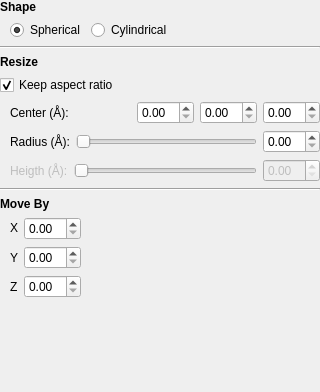
             <widget class="QWidget" name="spheEditPage">
              <property name="geometry">
               <rect>
                <x>0</x>
                <y>0</y>
                <width>320</width>
                <height>392</height>
               </rect>
              </property>
              <attribute name="label">
               <string>Edit Container</string>
              </attribute>
              <layout class="QVBoxLayout" name="verticalLayout_29">
               <property name="leftMargin">
                <number>0</number>
               </property>
               <property name="topMargin">
                <number>0</number>
               </property>
               <property name="rightMargin">
                <number>0</number>
               </property>
               <property name="bottomMargin">
                <number>0</number>
               </property>
               <item>
                <layout class="QVBoxLayout" name="verticalLayout_33">
                 <item>
                  <layout class="QVBoxLayout" name="verticalLayout_48">
                   <item>
                    <widget class="QLabel" name="label_5">
                     <property name="font">
                      <font>
                       <weight>75</weight>
                       <bold>true</bold>
                      </font>
                     </property>
                     <property name="text">
                      <string>Shape</string>
                     </property>
                    </widget>
                   </item>
                   <item>
                    <layout class="QHBoxLayout" name="horizontalLayout_105">
                     <item>
                      <spacer name="horizontalSpacer_41">
                       <property name="orientation">
                        <enum>Qt::Horizontal</enum>
                       </property>
                       <property name="sizeType">
                        <enum>QSizePolicy::Minimum</enum>
                       </property>
                       <property name="sizeHint" stdset="0">
                        <size>
                         <width>10</width>
                         <height>20</height>
                        </size>
                       </property>
                      </spacer>
                     </item>
                     <item>
                      <widget class="QRadioButton" name="spheRButton_2">
                       <property name="font">
                        <font>
                         <italic>false</italic>
                        </font>
                       </property>
                       <property name="text">
                        <string>Spherical</string>
                       </property>
                       <property name="checked">
                        <bool>true</bool>
                       </property>
                      </widget>
                     </item>
                     <item>
                      <widget class="QRadioButton" name="cylRButton_2">
                       <property name="font">
                        <font>
                         <italic>false</italic>
                        </font>
                       </property>
                       <property name="text">
                        <string>Cylindrical</string>
                       </property>
                      </widget>
                     </item>
                     <item>
                      <spacer name="horizontalSpacer_42">
                       <property name="orientation">
                        <enum>Qt::Horizontal</enum>
                       </property>
                       <property name="sizeHint" stdset="0">
                        <size>
                         <width>40</width>
                         <height>20</height>
                        </size>
                       </property>
                      </spacer>
                     </item>
                    </layout>
                   </item>
                   <item>
                    <widget class="Line" name="line_11">
                     <property name="orientation">
                      <enum>Qt::Horizontal</enum>
                     </property>
                    </widget>
                   </item>
                   <item>
                    <widget class="QLabel" name="NPResizeLabel_2">
                     <property name="font">
                      <font>
                       <weight>75</weight>
                       <bold>true</bold>
                      </font>
                     </property>
                     <property name="text">
                      <string>Resize</string>
                     </property>
                    </widget>
                   </item>
                   <item>
                    <layout class="QVBoxLayout" name="verticalLayout_49">
                     <item>
                      <layout class="QHBoxLayout" name="horizontalLayout_8">
                       <item>
                        <widget class="QCheckBox" name="ratioNPCheckBox_2">
                         <property name="font">
                          <font>
                           <italic>false</italic>
                          </font>
                         </property>
                         <property name="text">
                          <string>Keep aspect ratio</string>
                         </property>
                         <property name="checked">
                          <bool>true</bool>
                         </property>
                        </widget>
                       </item>
                       <item>
                        <spacer name="horizontalSpacer_43">
                         <property name="orientation">
                          <enum>Qt::Horizontal</enum>
                         </property>
                         <property name="sizeType">
                          <enum>QSizePolicy::Minimum</enum>
                         </property>
                         <property name="sizeHint" stdset="0">
                          <size>
                           <width>10</width>
                           <height>20</height>
                          </size>
                         </property>
                        </spacer>
                       </item>
                      </layout>
                     </item>
                     <item>
                      <layout class="QHBoxLayout" name="horizontalLayout_27">
                       <item>
                        <spacer name="horizontalSpacer_44">
                         <property name="orientation">
                          <enum>Qt::Horizontal</enum>
                         </property>
                         <property name="sizeType">
                          <enum>QSizePolicy::Minimum</enum>
                         </property>
                         <property name="sizeHint" stdset="0">
                          <size>
                           <width>10</width>
                           <height>20</height>
                          </size>
                         </property>
                        </spacer>
                       </item>
                       <item>
                        <widget class="QLabel" name="centerLabel_2">
                         <property name="minimumSize">
                          <size>
                           <width>50</width>
                           <height>0</height>
                          </size>
                         </property>
                         <property name="font">
                          <font>
                           <italic>false</italic>
                          </font>
                         </property>
                         <property name="text">
                          <string>Center (Å):</string>
                         </property>
                        </widget>
                       </item>
                       <item>
                        <widget class="QDoubleSpinBox" name="centerXSpinner_2">
                         <property name="sizePolicy">
                          <sizepolicy hsizetype="Fixed" vsizetype="Fixed">
                           <horstretch>0</horstretch>
                           <verstretch>0</verstretch>
                          </sizepolicy>
                         </property>
                         <property name="font">
                          <font>
                           <italic>false</italic>
                          </font>
                         </property>
                        </widget>
                       </item>
                       <item>
                        <widget class="QDoubleSpinBox" name="centerYSpinner_2">
                         <property name="sizePolicy">
                          <sizepolicy hsizetype="Fixed" vsizetype="Fixed">
                           <horstretch>0</horstretch>
                           <verstretch>0</verstretch>
                          </sizepolicy>
                         </property>
                         <property name="font">
                          <font>
                           <italic>false</italic>
                          </font>
                         </property>
                        </widget>
                       </item>
                       <item>
                        <widget class="QDoubleSpinBox" name="centerDSpinner_2">
                         <property name="sizePolicy">
                          <sizepolicy hsizetype="Fixed" vsizetype="Fixed">
                           <horstretch>0</horstretch>
                           <verstretch>0</verstretch>
                          </sizepolicy>
                         </property>
                         <property name="font">
                          <font>
                           <italic>false</italic>
                          </font>
                         </property>
                        </widget>
                       </item>
                      </layout>
                     </item>
                     <item>
                      <layout class="QHBoxLayout" name="horizontalLayout_28">
                       <item>
                        <spacer name="horizontalSpacer_45">
                         <property name="orientation">
                          <enum>Qt::Horizontal</enum>
                         </property>
                         <property name="sizeType">
                          <enum>QSizePolicy::Minimum</enum>
                         </property>
                         <property name="sizeHint" stdset="0">
                          <size>
                           <width>10</width>
                           <height>20</height>
                          </size>
                         </property>
                        </spacer>
                       </item>
                       <item>
                        <widget class="QLabel" name="radiusLabel_2">
                         <property name="minimumSize">
                          <size>
                           <width>50</width>
                           <height>0</height>
                          </size>
                         </property>
                         <property name="font">
                          <font>
                           <italic>false</italic>
                          </font>
                         </property>
                         <property name="text">
                          <string>Radius (Å):</string>
                         </property>
                        </widget>
                       </item>
                       <item>
                        <widget class="QSlider" name="radiusSlider_2">
                         <property name="orientation">
                          <enum>Qt::Horizontal</enum>
                         </property>
                        </widget>
                       </item>
                       <item>
                        <widget class="QDoubleSpinBox" name="radiusDSpinner_2">
                         <property name="font">
                          <font>
                           <italic>false</italic>
                          </font>
                         </property>
                        </widget>
                       </item>
                      </layout>
                     </item>
                     <item>
                      <layout class="QHBoxLayout" name="horizontalLayout_29">
                       <item>
                        <spacer name="horizontalSpacer_46">
                         <property name="orientation">
                          <enum>Qt::Horizontal</enum>
                         </property>
                         <property name="sizeType">
                          <enum>QSizePolicy::Minimum</enum>
                         </property>
                         <property name="sizeHint" stdset="0">
                          <size>
                           <width>10</width>
                           <height>20</height>
                          </size>
                         </property>
                        </spacer>
                       </item>
                       <item>
                        <widget class="QLabel" name="cylHeightLabel_2">
                         <property name="enabled">
                          <bool>false</bool>
                         </property>
                         <property name="minimumSize">
                          <size>
                           <width>50</width>
                           <height>0</height>
                          </size>
                         </property>
                         <property name="font">
                          <font>
                           <italic>false</italic>
                          </font>
                         </property>
                         <property name="text">
                          <string>Heigth (Å):</string>
                         </property>
                        </widget>
                       </item>
                       <item>
                        <widget class="QSlider" name="cylHeightSlider_2">
                         <property name="enabled">
                          <bool>false</bool>
                         </property>
                         <property name="orientation">
                          <enum>Qt::Horizontal</enum>
                         </property>
                        </widget>
                       </item>
                       <item>
                        <widget class="QDoubleSpinBox" name="cylHeightSpinner_2">
                         <property name="enabled">
                          <bool>false</bool>
                         </property>
                         <property name="font">
                          <font>
                           <italic>false</italic>
                          </font>
                         </property>
                        </widget>
                       </item>
                      </layout>
                     </item>
                    </layout>
                   </item>
                  </layout>
                 </item>
                 <item>
                  <widget class="Line" name="line_12">
                   <property name="orientation">
                    <enum>Qt::Horizontal</enum>
                   </property>
                  </widget>
                 </item>
                 <item>
                  <widget class="QLabel" name="NPMoveLabel_2">
                   <property name="font">
                    <font>
                     <weight>75</weight>
                     <bold>true</bold>
                    </font>
                   </property>
                   <property name="text">
                    <string>Move By</string>
                   </property>
                  </widget>
                 </item>
                 <item>
                  <layout class="QHBoxLayout" name="horizontalLayout_106">
                   <item>
                    <spacer name="horizontalSpacer_47">
                     <property name="orientation">
                      <enum>Qt::Horizontal</enum>
                     </property>
                     <property name="sizeType">
                      <enum>QSizePolicy::Minimum</enum>
                     </property>
                     <property name="sizeHint" stdset="0">
                      <size>
                       <width>10</width>
                       <height>20</height>
                      </size>
                     </property>
                    </spacer>
                   </item>
                   <item>
                    <widget class="QLabel" name="nonPerXLabel_2">
                     <property name="enabled">
                      <bool>true</bool>
                     </property>
                     <property name="sizePolicy">
                      <sizepolicy hsizetype="Fixed" vsizetype="Fixed">
                       <horstretch>0</horstretch>
                       <verstretch>0</verstretch>
                      </sizepolicy>
                     </property>
                     <property name="font">
                      <font>
                       <italic>false</italic>
                      </font>
                     </property>
                     <property name="text">
                      <string>X</string>
                     </property>
                    </widget>
                   </item>
                   <item>
                    <widget class="QDoubleSpinBox" name="nonPerX_2">
                     <property name="enabled">
                      <bool>true</bool>
                     </property>
                     <property name="sizePolicy">
                      <sizepolicy hsizetype="Fixed" vsizetype="Fixed">
                       <horstretch>0</horstretch>
                       <verstretch>0</verstretch>
                      </sizepolicy>
                     </property>
                     <property name="font">
                      <font>
                       <italic>false</italic>
                      </font>
                     </property>
                    </widget>
                   </item>
                   <item>
                    <spacer name="horizontalSpacer_48">
                     <property name="orientation">
                      <enum>Qt::Horizontal</enum>
                     </property>
                     <property name="sizeHint" stdset="0">
                      <size>
                       <width>40</width>
                       <height>20</height>
                      </size>
                     </property>
                    </spacer>
                   </item>
                  </layout>
                 </item>
                 <item>
                  <layout class="QHBoxLayout" name="horizontalLayout_110">
                   <item>
                    <spacer name="horizontalSpacer_49">
                     <property name="orientation">
                      <enum>Qt::Horizontal</enum>
                     </property>
                     <property name="sizeType">
                      <enum>QSizePolicy::Minimum</enum>
                     </property>
                     <property name="sizeHint" stdset="0">
                      <size>
                       <width>10</width>
                       <height>20</height>
                      </size>
                     </property>
                    </spacer>
                   </item>
                   <item>
                    <widget class="QLabel" name="nonPerYLabel_2">
                     <property name="enabled">
                      <bool>true</bool>
                     </property>
                     <property name="font">
                      <font>
                       <italic>false</italic>
                      </font>
                     </property>
                     <property name="text">
                      <string>Y</string>
                     </property>
                    </widget>
                   </item>
                   <item>
                    <widget class="QDoubleSpinBox" name="nonPerY_2">
                     <property name="enabled">
                      <bool>true</bool>
                     </property>
                     <property name="font">
                      <font>
                       <italic>false</italic>
                      </font>
                     </property>
                    </widget>
                   </item>
                   <item>
                    <spacer name="horizontalSpacer_50">
                     <property name="orientation">
                      <enum>Qt::Horizontal</enum>
                     </property>
                     <property name="sizeHint" stdset="0">
                      <size>
                       <width>40</width>
                       <height>20</height>
                      </size>
                     </property>
                    </spacer>
                   </item>
                  </layout>
                 </item>
                 <item>
                  <layout class="QHBoxLayout" name="horizontalLayout_113">
                   <item>
                    <spacer name="horizontalSpacer_51">
                     <property name="orientation">
                      <enum>Qt::Horizontal</enum>
                     </property>
                     <property name="sizeType">
                      <enum>QSizePolicy::Minimum</enum>
                     </property>
                     <property name="sizeHint" stdset="0">
                      <size>
                       <width>10</width>
                       <height>20</height>
                      </size>
                     </property>
                    </spacer>
                   </item>
                   <item>
                    <widget class="QLabel" name="nonPerZLabel_2">
                     <property name="enabled">
                      <bool>true</bool>
                     </property>
                     <property name="sizePolicy">
                      <sizepolicy hsizetype="Fixed" vsizetype="Preferred">
                       <horstretch>0</horstretch>
                       <verstretch>0</verstretch>
                      </sizepolicy>
                     </property>
                     <property name="font">
                      <font>
                       <italic>false</italic>
                      </font>
                     </property>
                     <property name="text">
                      <string>Z</string>
                     </property>
                    </widget>
                   </item>
                   <item>
                    <widget class="QDoubleSpinBox" name="nonPerZ_2">
                     <property name="enabled">
                      <bool>true</bool>
                     </property>
                     <property name="sizePolicy">
                      <sizepolicy hsizetype="Fixed" vsizetype="Fixed">
                       <horstretch>0</horstretch>
                       <verstretch>0</verstretch>
                      </sizepolicy>
                     </property>
                     <property name="font">
                      <font>
                       <italic>false</italic>
                      </font>
                     </property>
                    </widget>
                   </item>
                   <item>
                    <spacer name="horizontalSpacer_52">
                     <property name="orientation">
                      <enum>Qt::Horizontal</enum>
                     </property>
                     <property name="sizeHint" stdset="0">
                      <size>
                       <width>40</width>
                       <height>20</height>
                      </size>
                     </property>
                    </spacer>
                   </item>
                  </layout>
                 </item>
                 <item>
                  <spacer name="verticalSpacer_8">
                   <property name="orientation">
                    <enum>Qt::Vertical</enum>
                   </property>
                   <property name="sizeHint" stdset="0">
                    <size>
                     <width>20</width>
                     <height>40</height>
                    </size>
                   </property>
                  </spacer>
                 </item>
                </layout>
               </item>
              </layout>
             </widget>
